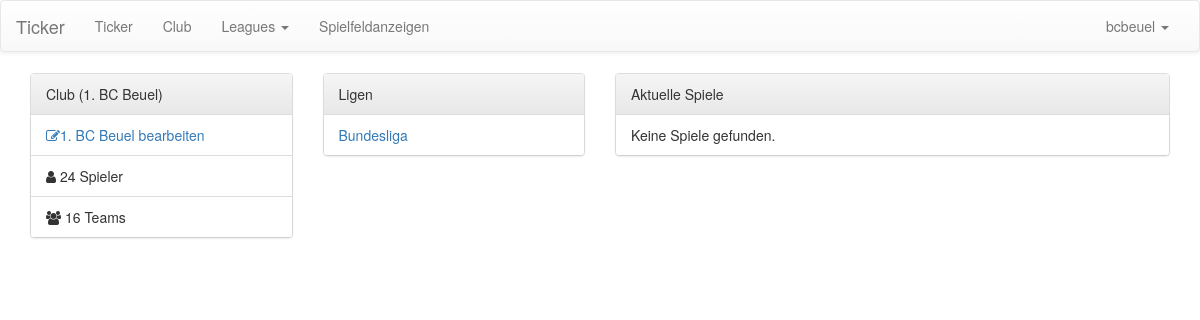
Before: /ticker/manage/ (signed in) with the older database file.
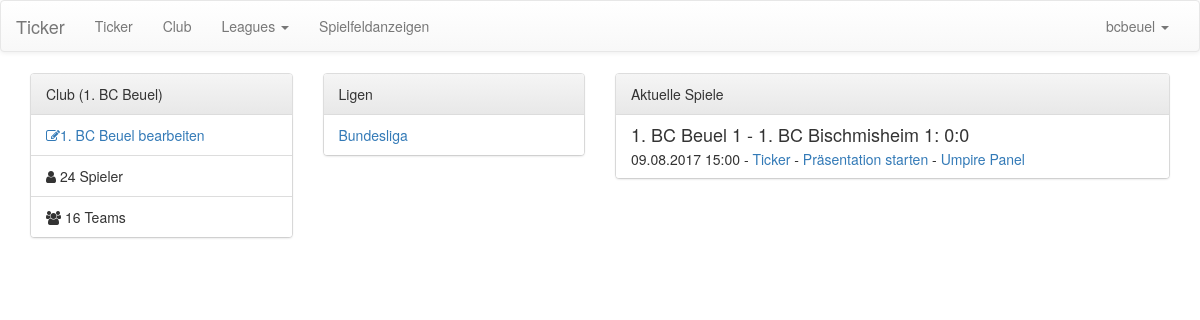
After: the same page with the newer database file.
### ticker/models/leaguestructure.py (models this page shows, shortened)
class League(models.Model):
    name = models.CharField(max_length=255)
    associated_season = models.ForeignKey('Season')
    teams = models.ManyToManyField(Team)
    matches = models.ManyToManyField(Match)
    def get_name(self):
        return self.name

### ticker/models/matchstructure.py (models this page shows, shortened)
class Match(models.Model):
    match_time = models.DateTimeField()
    create_time = models.DateTimeField(auto_now=True)
    canceled = models.BooleanField(default=False)
    rule = models.ForeignKey(Rules)
    team_a = models.ForeignKey(Team, related_name='team_a')
    team_b = models.ForeignKey(Team, related_name='team_b')
    games = ManyToManyField(Game, blank=True)
    def get_all_games(self):
        return self.games.all()
    def get_score(self):
        games = self.get_all_games()
        score_team_a = 0
        score_team_b = 0
        for game in games:
            if not game.is_finished(self.rule):
                continue
        return [score_team_a, score_team_b]

class Game(models.Model):
    name = models.CharField(max_length=64)
    player_a = ManyToManyField(Player, related_name='player_a', blank=True)
    player_b = ManyToManyField(Player, related_name='player_b', blank=True)
    sets = ManyToManyField(Set, blank=True)
    game_types = (('single', 'Herreneinzel'),
                  ('womansingle', 'Dameneinzel'),
                  ('men_double', 'Herrendoppel'),
                  ('women_double', 'Frauendoppel'),
                  ('mixed', 'Mixed'))
    current_set = models.IntegerField(default=1)
    game_type = models.CharField(max_length=32, choices=game_types)
    presses_json = models.TextField(default=None, blank=True, null=True)
    def is_finished(self, rule):
        return self.is_won(rule)
    def get_set_score(self, rule):
        won_team_a = 0
        won_team_b = 0
        for set in self.sets.all():
            if set.set_won_by_team_a(rule):
                won_team_a += 1
            if set.set_won_by_team_b(rule):
                won_team_b += 1
        return [won_team_a, won_team_b]
    def is_won(self, rule):
        won_team_a, won_team_b = self.get_set_score(rule)
        if won_team_a == 3 or won_team_b == 3:
            return True
        return False

class Set(models.Model):
    set_number = models.IntegerField(default=1)
    points_team_a = ManyToManyField(Point, related_name='points_team_a', blank=True)
    points_team_b = ManyToManyField(Point, related_name='points_team_b', blank=True)
    def set_won_by_team_a(self, rule):
        score = self.get_score()
        return rule.team_a_won(score)
    def set_won_by_team_b(self, rule):
        score = self.get_score()
        return rule.team_b_won(score)
    def get_score(self):
        return [self.points_team_a.filter(canceled=False).count(),
                self.points_team_b.filter(canceled=False).count()]

### ticker/models/player_clubs.py (models this page shows, shortened)
class Team(models.Model):
    parent_club = models.ForeignKey(Club, CASCADE, default=1)
    team_name = models.CharField(max_length=255)
    players = models.ManyToManyField(Player, blank=True)
    fields = models.ManyToManyField('PlayingField', blank=True)
    def __str__(self):
        return self.team_name

### ticker/views/user_interface.py (the view)
@login_required
def manage_dashboard(request):
    p = Profile.objects.filter(user=request.user).first()
    club = p.associated_club if p is not None else None
    matches = Match.objects.filter(canceled=False, match_time__range=[now()-timedelta(days=2), now()+timedelta(days=2)])
    if club is not None:
        matches = matches.filter(team_a__parent_club=club) | matches.filter(team_b__parent_club=club)
    context = dict(matches=matches)
    return render(request, 'user/manage_dashboard.html', context)

### ticker/models/matchstructure.py (called while the page is built)
    def team_a_won(self, score):
        if score[0] == 11 and (score[0] - score[1]) >= 2:
            return True
        if score[0] > 11 and (score[0] - score[1]) == 2:
            return True
        if score[0] == 15 and score[1] == 14:
            return True
        return False

    def team_b_won(self, score):
        return self.team_a_won(list(reversed(score)))

### ticker/models/player_clubs.py (called while the page is built)
    def get_name(self):
        return self.club_name

    def get_teams(self):
        return Team.objects.filter(parent_club=self).order_by('team_name')

    def get_players(self):
        return Player.objects.filter(teamplayerassociation__team__parent_club=self)

    def __str__(self):
        return self.get_name()

### ticker/templatetags/custom_tags.py (called while the page is built)
@register.filter
def get_club(user):
    assert(isinstance(user, User))
    p = Profile.objects.filter(user=user).first()
    if p is None:
        return None
    return p.associated_club

@register.filter
def get_leagues_club(user):
    club = get_club(user)
    leagues = League.objects.filter(teams__parent_club=club).distinct()
    return leagues

### ticker/templates/user/manage_dashboard.html (shortened to what this page needs)
{% extends 'user/manage_base.html' %}
{% load custom_tags %}
{% load staticfiles %}
{% block content %}
    <div class="container">
        <div class="row">
            <div class="col-sm-12">
            </div>
        </div>
        {% with associated_club=request.user|get_club %}
            <div class="row">
                <div class="col-sm-3">
                    <div class="panel panel-default">
                        <div class="panel-heading">
                            Club ({{ associated_club }})
                        </div>
                        <ul class="list-group">
                            {% if associated_club %}
                                <li class="list-group-item"><a href="{% url 'manage_club_details' associated_club.id %}"><i class="fa fa-edit"></i>{{ associated_club.get_name }} bearbeiten</a></li>
                            {% else %}
                                <li class="list-group-item"> <a href="{% url 'manage_clubs' %}"><i class="fa fa-edit"></i> Club bearbeiten</a></li>
                            {% endif %}
                            <li class="list-group-item"><i class="fa fa-user"></i> {{ associated_club.get_players.count }} Spieler</li>
                            <li class="list-group-item"><i class="fa fa-users"></i> {{ associated_club.get_teams.count }} Teams</li>
                        </ul>
                    </div>
                </div>
                <div class="col-sm-3">
                    <div class="panel panel-default">
                        <div class="panel-heading">Ligen</div>
                        <ul class="list-group">
                            {% with leagues=request.user|get_leagues_club %}
                                {% if leagues.count > 0 %}
                                    {% for league in request.user|get_leagues_club %}
                                        <li class="list-group-item"><a href="{% url 'manage_league_details' league.id %}">{{ league.get_name }}</a></li>
                                    {% endfor %}
                                {% else %}
                                    <li class="list-group-item">Keine Ligen assoziiert.</li>
                                {% endif %}
                            {% endwith %}
                        </ul>
                    </div>
                </div>
                <div class="col-sm-6">
                    <div class="panel panel-default">
                        <div class="panel-heading">Aktuelle Spiele</div>
                        <ul class="list-group">
                            {% if matches.count == 0 %}
                                <li class="list-group-item">Keine Spiele gefunden.</li>
                            {% else %}
                                {% for match in matches %}
                                    <li class="list-group-item">
                                        <h4 class="list-group-item-heading">
                                            {{ match.team_a }} - {{ match.team_b }}: {{ match.get_score.0 }}:{{ match.get_score.1 }}
                                        </h4>
                                        <p class="list-group-item-text">
                                            {{ match.match_time|date:"d.m.Y H:i" }} -
                                            <a href="{% url 'manage_ticker_interface' match.id %}">Ticker</a> -
                                            <a href="{% url 'presentation_view' 0 match.id %}">Präsentation starten</a> -
                                            <a href="{% static 'bup/cur/bup.html' %}#jt_id={{match.id}}">Umpire Panel</a>
                                        </p>
                                    </li>
                                {% endfor %}
                            {% endif %}
                    </ul>
                </div>
            </div>
            </div>
        {% endwith %}
    </div>
{% endblock %}

Changed rows visible on the page:
added Match: team_a "1. BC Beuel 1", team_b "1. BC Bischmisheim 1", get_score.0 "0", get_score.1 "0", match_time "09.08.2017 15:00"
Other visible differences:
text no longer shown: "Keine Spiele gefunden."
